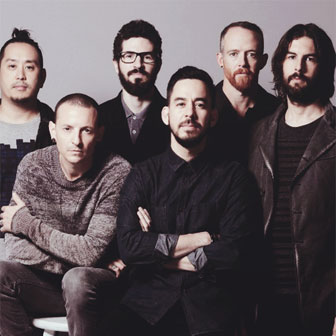
#> input picture group.jpg, 336 x 336 px
$ jupyter execute 'Face blurring in a group image.ipynb'   (shell and % lines are left out)
#> lines starting #> are read from the running program, lines starting #| are printed output that depends on the picture
[cell 1]
import cv2
import matplotlib.pyplot as plt
import numpy as np

We will use pretrained model from opencv github repo, this Haar-Cascade model has high accuracy for detecting multiple frontal faces in an image.

[cell 2]
face_cascade = cv2.CascadeClassifier('haarcascade_frontalface_default.xml')

[cell 3]
img = cv2.imread('group.jpg')
#> img is the input picture: shape (336, 336, 3); mean B, G, R 87.6, 84.1, 93.6
img = cv2.cvtColor(img, cv2.COLOR_BGR2RGB)
img_boxes = img.copy()

[cell 4]
gray = cv2.cvtColor(img_boxes, cv2.COLOR_BGR2GRAY)
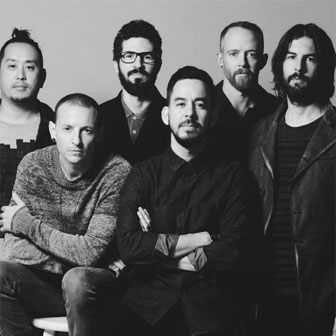
#> gray: shape (336, 336); min 7, max 246, mean 86.3

The variable faces below will have coordinates of the faces

[cell 5]
faces = face_cascade.detectMultiScale(gray,1.1,4)
#> faces = [[275, 38, 50, 50], [217, 33, 51, 51], [1, 50, 43, 43], [50, 108, 54, 54], [162, 82, 56, 56], [109, 34, 56, 56]]

[cell 6]
for (x,y,w,h) in faces:
    cv2.rectangle(img_boxes,(x,y),(x+w,y+h),(255,0,0),2)
#> this loop made 6 passes
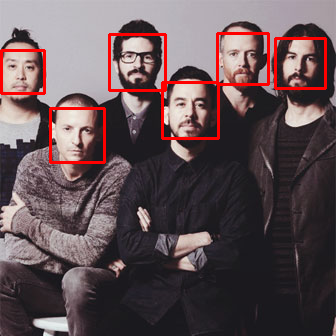
#> img_boxes: shape (336, 336, 3); mean R, G, B 98, 80.7, 84.2

Below I am displaying the image with bounding boxes drawn.

[cell 7]
plt.imshow(img_boxes)
plt.show()

[cell 8]
def blurr_faces(image, factor=3.0):

    (h,w) = image.shape[:2]
    kW = int(w/factor)
    kH = int(h/factor)

    if kW % 2 == 0:
        kW -= 1
    if kH % 2 == 0:
        kH -= 1

    return cv2.GaussianBlur(image,(kW,kH),0)

[cell 9]
img1 = img.copy()

Below we select the face to be blurred:

[cell 10]
(x,y,w,h) = faces[1]
#> x = 217; y = 33; w = 51; h = 51
img2 = img1[y:y+h,x:x+w]
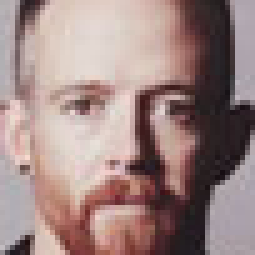
#> img2: shape (51, 51, 3) (shown 5 times larger); mean R, G, B 157.5, 133.4, 130.6

[cell 11]
img2 = blurr_faces(img2)
#> in blurr_faces, `return cv2.GaussianBlur(image,(kW,kH),0)`:
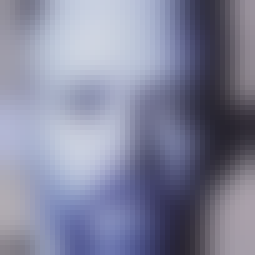
#> returned value: shape (51, 51, 3) (shown 5 times larger); mean of channels 0, 1, 2 157.4, 133.2, 130.4; drawn as B, G, R

[cell 12]
img[y:y+h,x:x+w] = img2
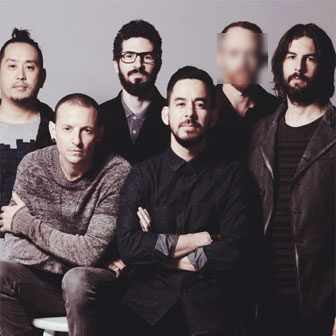
#> img: shape (336, 336, 3); mean R, G, B 93.6, 84.1, 87.6
